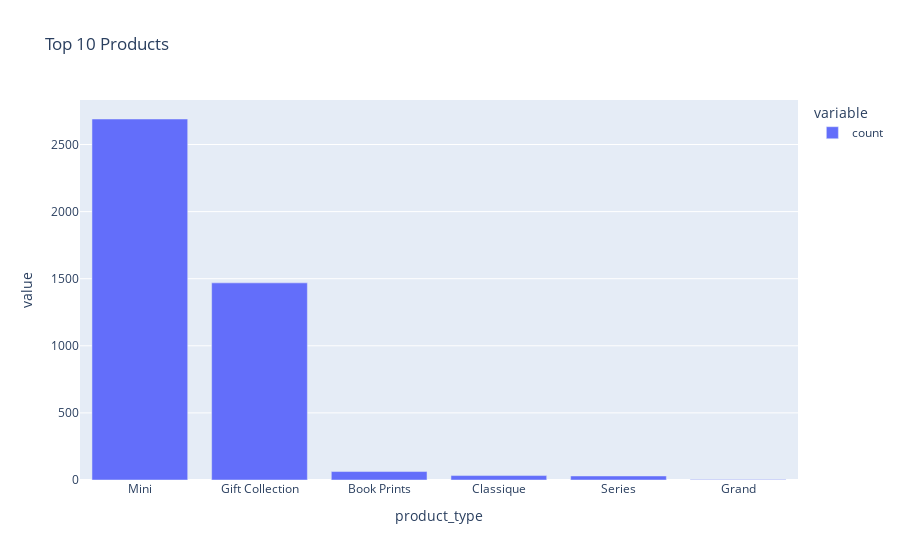

The notebook cell this image was saved under:
### Code cell
px.bar(newc.product_type.value_counts().head(10), title='Top 10 Products')

### Figure 1 — Plotly figure (JSON) as saved in the notebook; plotly's stock layout.template omitted (floating-point values rounded to 4 significant figures)
{"data": [{"alignmentgroup": "True", "hovertemplate": "variable=count<br>product_type=%{x}<br>value=%{y}<extra></extra>", "legendgroup": "count", "marker": {"color": "#636efa", "pattern": {"shape": ""}}, "name": "count", "offsetgroup": "count", "orientation": "v", "showlegend": true, "textposition": "auto", "type": "bar", "x": ["Mini", "Gift Collection", "Book Prints", "Classique", "Series", "Grand"], "xaxis": "x", "y": [2690, 1469, 63, 33, 30, 3], "yaxis": "y"}], "layout": {"barmode": "relative", "legend": {"title": {"text": "variable"}, "tracegroupgap": 0}, "title": {"text": "Top 10 Products"}, "xaxis": {"anchor": "y", "domain": [0, 1], "title": {"text": "product_type"}}, "yaxis": {"anchor": "x", "domain": [0, 1], "title": {"text": "value"}}}}
